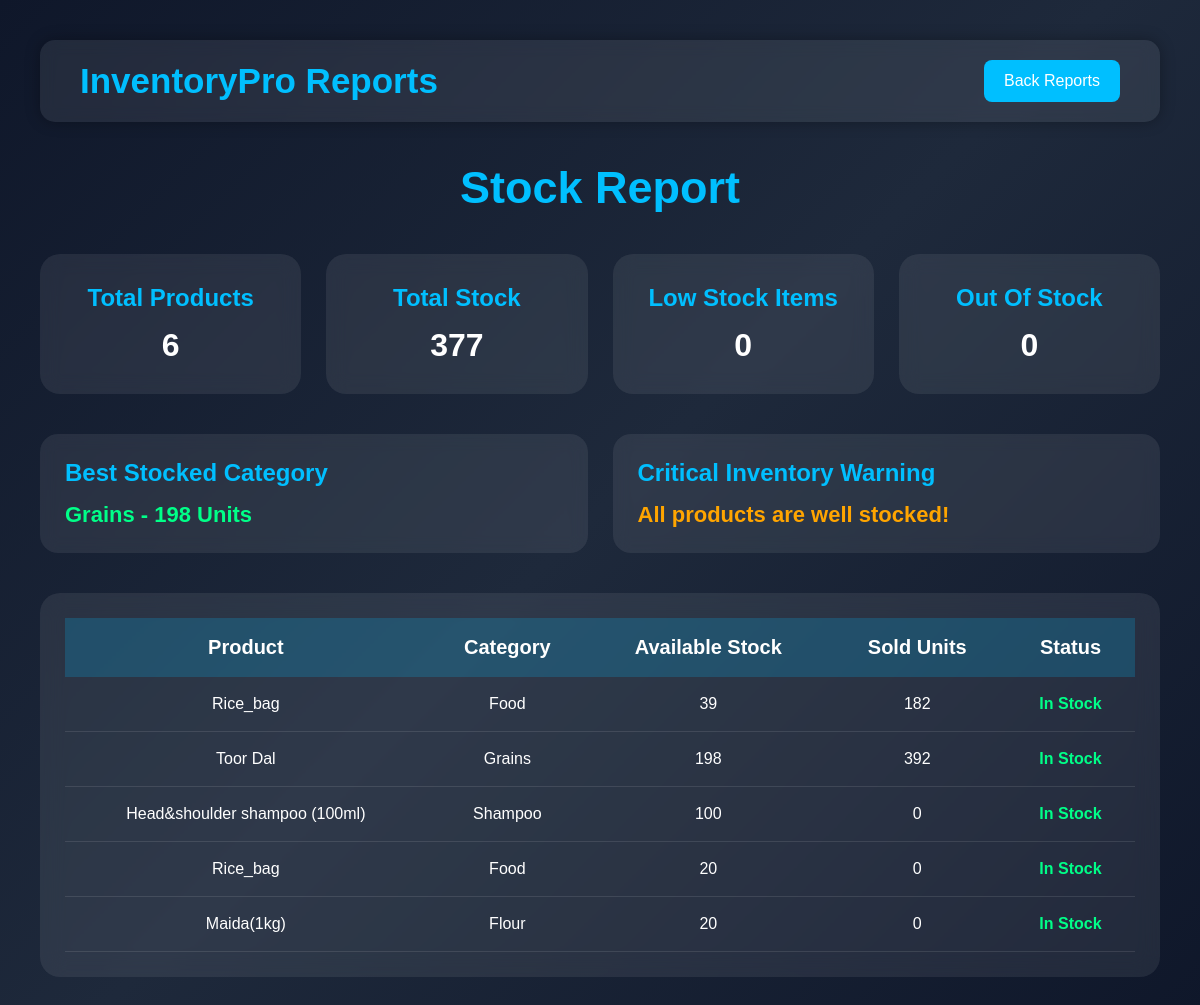
/report/stock/, run on an earlier commit of the app's database.
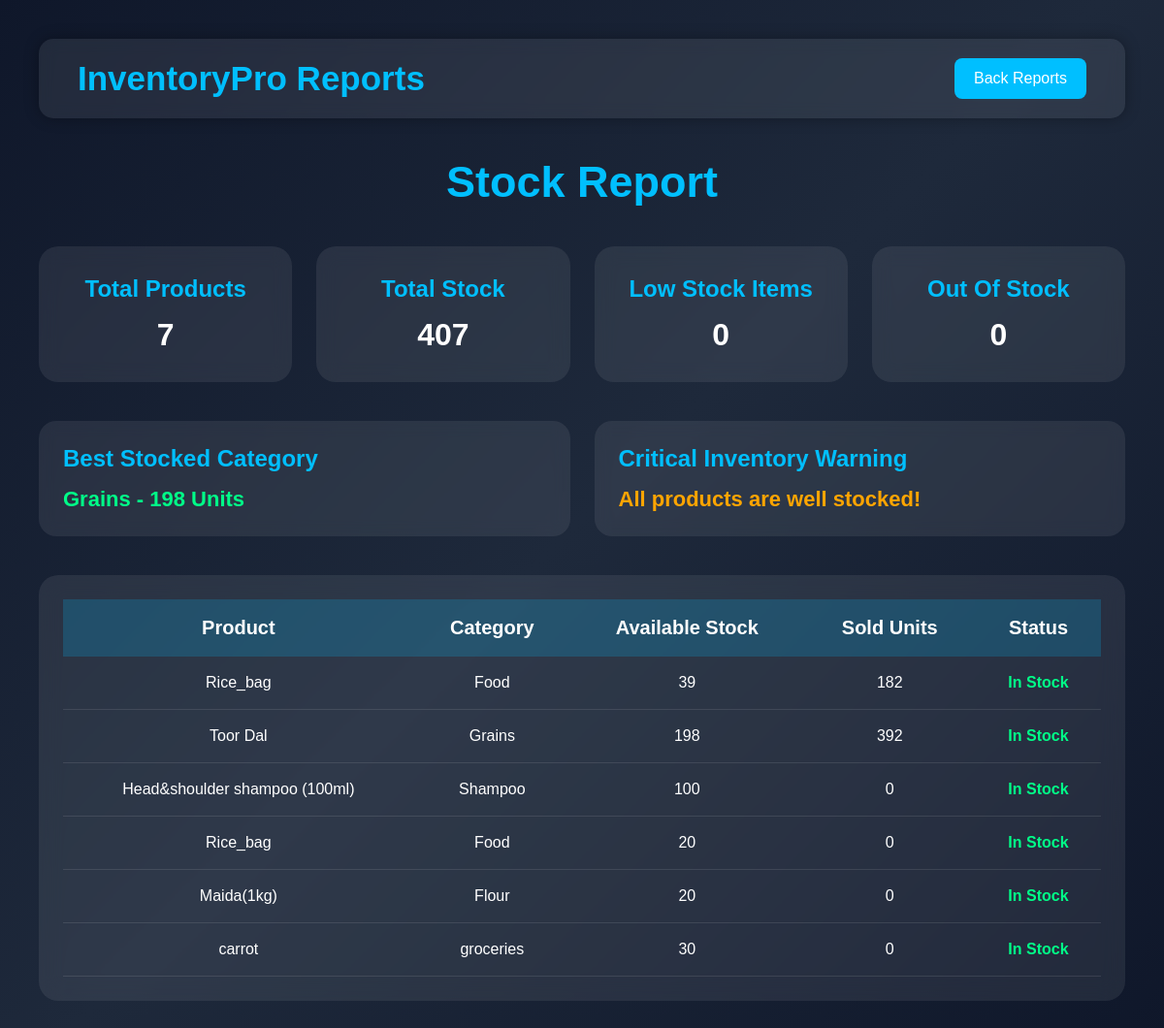
And on a later commit of the database.
### products/models.py (models this page shows, shortened)
class Product(models.Model):
    name = models.CharField(max_length=200)
    category = models.CharField(max_length=100)
    price = models.DecimalField(max_digits=10, decimal_places=2)
    cost_price = models.DecimalField(max_digits=10, decimal_places=2, default=0.0)
    quantity = models.IntegerField()
    supplier = models.CharField(max_length=200)
    description = models.TextField()
    created_at = models.DateTimeField(auto_now_add=True)
    updated_at = models.DateTimeField(auto_now=True)

### report/views.py (the view)
def stock_report(request):
    inventories = Inventory.objects.all()
    total_products = Product.objects.count()
    total_stock = inventories.aggregate(total=Sum('stock'))['total'] or 0
    low_stock_count = inventories.filter(stock__lte=F('low_stock_threshold'), stock__gt=0).count()
    out_of_stock_count = inventories.filter(stock=0).count()
    best_cat = Product.objects.values('category').annotate(total_qty=Sum('quantity')).order_by('-total_qty').first()
    best_stocked_category = f"{best_cat['category']} - {best_cat['total_qty']} Units" if best_cat else "N/A"
    total_critical = low_stock_count + out_of_stock_count
    critical_warning = f"{total_critical} Products Need Immediate Restocking" if total_critical > 0 else "All products are well stocked!"
    stock_data = []
    for inv in inventories:
        sold = Sale.objects.filter(product=inv.product).aggregate(total=Sum('quantity'))['total'] or 0
        if inv.stock == 0:
            status = "Out Of Stock"
        elif inv.stock <= inv.low_stock_threshold:
            status = "Low Stock"
        else:
            status = "In Stock"
        stock_data.append({
            'product_name': inv.product.name,
            'category': inv.product.category,
            'stock': inv.stock,
            'sold_units': sold,
            'status': status
        })
    context = {
        'total_products': total_products,
        'total_stock': total_stock,
        'low_stock_count': low_stock_count,
        'out_of_stock_count': out_of_stock_count,
        'best_stocked_category': best_stocked_category,
        'critical_warning': critical_warning,
        'stock_data': stock_data,
    }
    return render(request, 'stock_report.html', context)

### report/templates/stock_report.html (shortened to what this page needs)
<!DOCTYPE html>
<html>
<head>
</head>
<body>
    <div class="navbar">
        <h1>InventoryPro Reports</h1>
        <a href="/report/">
            Back Reports
        </a>
    </div>
    <h2>Stock Report</h2>
    <div class="cards">
        <div class="card">
            <h3>Total Products</h3>
            <p>{{ total_products }}</p>
        </div>
        <div class="card">
            <h3>Total Stock</h3>
            <p>{{ total_stock }}</p>
        </div>
        <div class="card">
            <h3>Low Stock Items</h3>
            <p>{{ low_stock_count }}</p>
        </div>
        <div class="card">
            <h3>Out Of Stock</h3>
            <p>{{ out_of_stock_count }}</p>
        </div>
    </div>
    <div class="analytics">
        <div class="analytics-card">
            <h3>Best Stocked Category</h3>
            <p class="good">
                {{ best_stocked_category }}
            </p>
        </div>
        <div class="analytics-card">
            <h3>Critical Inventory Warning</h3>
            <p class="warning">
                {{ critical_warning }}
            </p>
        </div>
    </div>
    <div class="table-box">
        <table>
            <tr>
                <th>Product</th>
                <th>Category</th>
                <th>Available Stock</th>
                <th>Sold Units</th>
                <th>Status</th>
            </tr>
            {% for item in stock_data %}
            <tr>
                <td>{{ item.product_name }}</td>
                <td>{{ item.category }}</td>
                <td>{{ item.stock }}</td>
                <td>{{ item.sold_units }}</td>
                <td class="{% if item.status == 'In Stock' %}in-stock{% elif item.status == 'Low Stock' %}low-stock{% else %}out-stock{% endif %}">
                    {{ item.status }}
                </td>
            </tr>
            {% empty %}
            <tr>
                <td colspan="5" style="text-align: center; font-size: 18px; color: #cbd5e1; padding: 20px;">
                    No products found in inventory.
                </td>
            </tr>
            {% endfor %}
        </table>
    </div>
</body>
</html>

What changed in the data, as far as the page shows it:
added Product: product_name "carrot", category "groceries"
Also different on the page:
{{ total_products }}: "6" → "7"
{{ total_stock }}: "377" → "407"
new list line: "30 0 In Stock"
